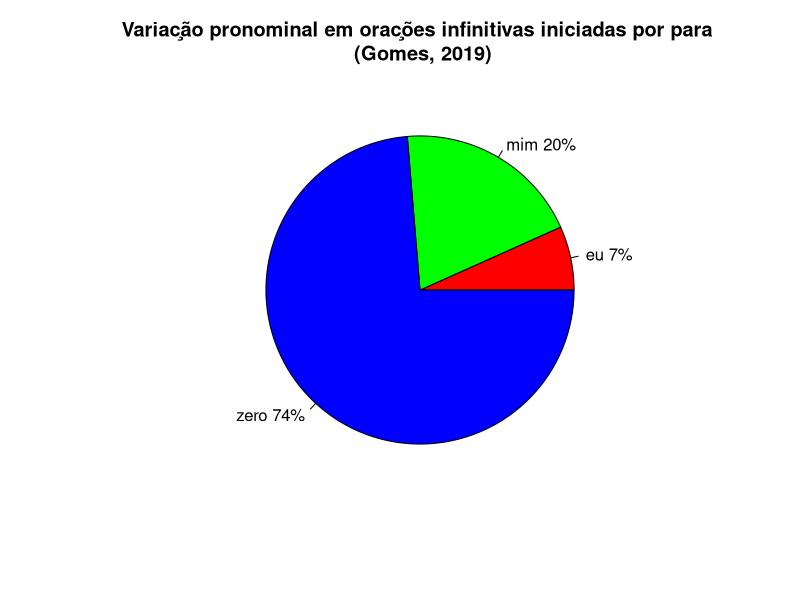

This figure's R source:
## ---- chunk 1
library(knitr)
include_graphics("http://www.ufopa.edu.br/media/file/site/ufopa/imagens/2020/cbbb8665b876ea3162eda442881eab2e_540x360.png")
## ---- chunk 2
library(knitr)
include_graphics("https://encrypted-tbn0.gstatic.com/images?q=tbn%3AANd9GcTCL1Einhw7hg2y-7_TvWzBE9lDPVj0NwJJ0g&usqp=CAU")
include_graphics("https://encrypted-tbn0.gstatic.com/images?q=tbn%3AANd9GcSygpe7T6VmL32YabNyBcm9lZbpqegPu4mSHQ&usqp=CAU")
## ---- chunk 3
library(knitr)
include_graphics("https://i.pinimg.com/originals/28/0a/ba/280aba748c1dbd8eda19b532485cad4e.jpg")
## ---- chunk 4
library(knitr)
include_graphics("https://3.bp.blogspot.com/-yB8f3qGKh7Y/VG2PG22sf8I/AAAAAAAAAR0/1jU7Kmo4D5o/s1600/Para%2BEU%2BFazer.jpg")
include_graphics("https://encrypted-tbn0.gstatic.com/images?q=tbn%3AANd9GcS5kkIWAprQc6G3cdvn2V3gWToaaCKFKrkLwQ&usqp=CAU")
## ---- chunk 5
library(knitr)
include_graphics("https://dicionarioegramatica.files.wordpress.com/2016/01/12523091_618154401655645_265751860710933278_n.jpg?w=640")
include_graphics("https://conversadeportugues.com.br//wp-content/uploads/2012/04/indio.jpg")
## ---- chunk 6
slices <- c(28, 82, 308) 
lbls <- c("eu", "mim", "zero")
pct <- round(slices/sum(slices)*100)
lbls <- paste(lbls, pct) # add percents to labels 
lbls <- paste(lbls,"%",sep="") # ad % to labels 
pie(slices,labels = lbls, col=rainbow(length(lbls)),
   main="Variação pronominal em orações infinitivas iniciadas por para \n (Gomes, 2019)")
## ---- chunk 7
library(knitr)
include_graphics("https://minio.scielo.br/documentstore/1678-460X/NkPrppB9TTHzLzv56ys97SB/27c574de3bd4fb11dc96f8c23ebbd1c6cfae4b1f.jpg")
